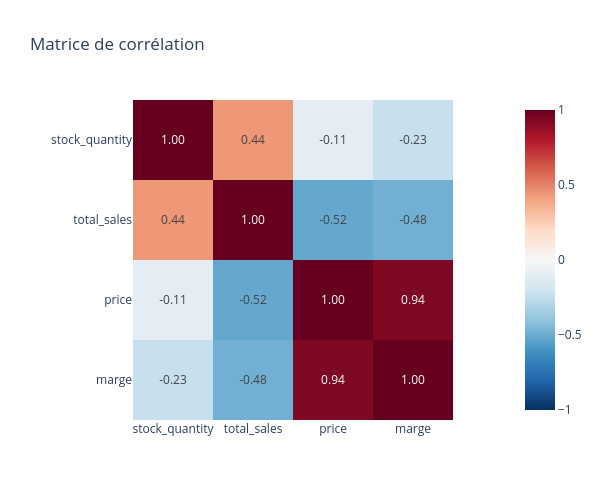

Notebook source saved alongside this figure:
### Code cell
fig = px.imshow(
    corr,
    text_auto=".2f",          # affiche les valeurs, comme annot=True
    color_continuous_scale="RdBu_r",  # équivalent de cmap='coolwarm'
    zmin=-1, zmax=1,
    title="Matrice de corrélation"
)
fig.update_layout(width=600, height=500)
fig.show()

### Figure 1 — Plotly figure (JSON) as saved in the notebook; plotly's stock layout.template omitted (floating-point values rounded to 4 significant figures)
{"data": [{"coloraxis": "coloraxis", "hovertemplate": "x: %{x}<br>y: %{y}<br>color: %{z}<extra></extra>", "name": "0", "texttemplate": "%{z:.2f}", "type": "heatmap", "x": ["stock_quantity", "total_sales", "price", "marge"], "xaxis": "x", "y": ["stock_quantity", "total_sales", "price", "marge"], "yaxis": "y", "z": [[1.0, 0.4389, -0.1067, -0.2299], [0.4389, 1.0, -0.5163, -0.4836], [-0.1067, -0.5163, 1.0, 0.9351], [-0.2299, -0.4836, 0.9351, 1.0]]}], "layout": {"coloraxis": {"autocolorscale": false, "cmax": 1, "cmin": -1, "colorscale": [[0, "rgb(5,48,97)"], [0.1, "rgb(33,102,172)"], [0.2, "rgb(67,147,195)"], [0.3, "rgb(146,197,222)"], [0.4, "rgb(209,229,240)"], [0.5, "rgb(247,247,247)"], [0.6, "rgb(253,219,199)"], [0.7, "rgb(244,165,130)"], [0.8, "rgb(214,96,77)"], [0.9, "rgb(178,24,43)"], [1, "rgb(103,0,31)"]]}, "height": 500, "title": {"text": "Matrice de corrélation"}, "width": 600, "xaxis": {"anchor": "y", "constrain": "domain", "domain": [0, 1], "scaleanchor": "y"}, "yaxis": {"anchor": "x", "autorange": "reversed", "constrain": "domain", "domain": [0, 1]}}}
